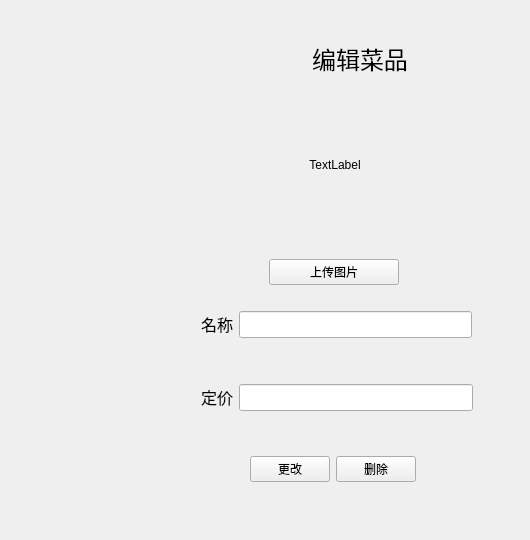
      <widget class="QWidget" name="page_addDishes">
       <widget class="QLabel" name="label_21">
        <property name="geometry">
         <rect>
          <x>300</x>
          <y>40</y>
          <width>120</width>
          <height>38</height>
         </rect>
        </property>
        <property name="text">
         <string>&lt;html&gt;&lt;head/&gt;&lt;body&gt;&lt;p align=&quot;center&quot;&gt;&lt;span style=&quot; font-size:18pt;&quot;&gt;编辑菜品&lt;/span&gt;&lt;/p&gt;&lt;/body&gt;&lt;/html&gt;</string>
        </property>
       </widget>
       <widget class="QWidget" name="widget" native="true">
        <property name="geometry">
         <rect>
          <x>190</x>
          <y>80</y>
          <width>331</width>
          <height>451</height>
         </rect>
        </property>
        <widget class="QWidget" name="layoutWidget">
         <property name="geometry">
          <rect>
           <x>70</x>
           <y>10</y>
           <width>201</width>
           <height>209</height>
          </rect>
         </property>
         <layout class="QVBoxLayout" name="verticalLayout_9">
          <item>
           <widget class="QLabel" name="label_editDishes_image">
            <property name="minimumSize">
             <size>
              <width>150</width>
              <height>150</height>
             </size>
            </property>
            <property name="maximumSize">
             <size>
              <width>150</width>
              <height>150</height>
             </size>
            </property>
            <property name="text">
             <string>TextLabel</string>
            </property>
            <property name="alignment">
             <set>Qt::AlignCenter</set>
            </property>
           </widget>
          </item>
          <item>
           <widget class="QWidget" name="widget_2" native="true">
            <property name="minimumSize">
             <size>
              <width>0</width>
              <height>50</height>
             </size>
            </property>
            <layout class="QHBoxLayout" name="horizontalLayout_24">
             <item>
              <widget class="QPushButton" name="btn_editDishes_updateImage">
               <property name="minimumSize">
                <size>
                 <width>130</width>
                 <height>0</height>
                </size>
               </property>
               <property name="maximumSize">
                <size>
                 <width>130</width>
                 <height>16777215</height>
                </size>
               </property>
               <property name="text">
                <string>上传图片</string>
               </property>
              </widget>
             </item>
             <item>
              <spacer name="horizontalSpacer">
               <property name="orientation">
                <enum>Qt::Horizontal</enum>
               </property>
               <property name="sizeHint" stdset="0">
                <size>
                 <width>40</width>
                 <height>20</height>
                </size>
               </property>
              </spacer>
             </item>
            </layout>
           </widget>
          </item>
         </layout>
        </widget>
        <widget class="QWidget" name="layoutWidget">
         <property name="geometry">
          <rect>
           <x>11</x>
           <y>227</y>
           <width>271</width>
           <height>35</height>
          </rect>
         </property>
         <layout class="QHBoxLayout" name="horizontalLayout_17">
          <item>
           <widget class="QLabel" name="label_22">
            <property name="text">
             <string>&lt;html&gt;&lt;head/&gt;&lt;body&gt;&lt;p&gt;&lt;span style=&quot; font-size:12pt;&quot;&gt;名称&lt;/span&gt;&lt;/p&gt;&lt;/body&gt;&lt;/html&gt;</string>
            </property>
           </widget>
          </item>
          <item>
           <widget class="QLineEdit" name="text_editDishes_name">
            <property name="font">
             <font>
              <pointsize>12</pointsize>
             </font>
            </property>
           </widget>
          </item>
         </layout>
        </widget>
        <widget class="QWidget" name="layoutWidget">
         <property name="geometry">
          <rect>
           <x>11</x>
           <y>300</y>
           <width>272</width>
           <height>35</height>
          </rect>
         </property>
         <layout class="QHBoxLayout" name="horizontalLayout_19">
          <item>
           <widget class="QLabel" name="label_23">
            <property name="text">
             <string>&lt;html&gt;&lt;head/&gt;&lt;body&gt;&lt;p&gt;&lt;span style=&quot; font-size:12pt;&quot;&gt;定价&lt;/span&gt;&lt;/p&gt;&lt;/body&gt;&lt;/html&gt;</string>
            </property>
           </widget>
          </item>
          <item>
           <widget class="QLineEdit" name="text_editDishes_price">
            <property name="font">
             <font>
              <pointsize>12</pointsize>
             </font>
            </property>
           </widget>
          </item>
         </layout>
        </widget>
        <widget class="QWidget" name="layoutWidget">
         <property name="geometry">
          <rect>
           <x>11</x>
           <y>374</y>
           <width>263</width>
           <height>30</height>
          </rect>
         </property>
         <layout class="QHBoxLayout" name="horizontalLayout_23">
          <item>
           <spacer name="horizontalSpacer_5">
            <property name="orientation">
             <enum>Qt::Horizontal</enum>
            </property>
            <property name="sizeHint" stdset="0">
             <size>
              <width>40</width>
              <height>20</height>
             </size>
            </property>
           </spacer>
          </item>
          <item>
           <widget class="QPushButton" name="btn_editDishes">
            <property name="text">
             <string>更改</string>
            </property>
           </widget>
          </item>
          <item>
           <widget class="QPushButton" name="btn_deleteDishes">
            <property name="text">
             <string>删除</string>
            </property>
           </widget>
          </item>
          <item>
           <spacer name="horizontalSpacer_2">
            <property name="orientation">
             <enum>Qt::Horizontal</enum>
            </property>
            <property name="sizeHint" stdset="0">
             <size>
              <width>40</width>
              <height>20</height>
             </size>
            </property>
           </spacer>
          </item>
         </layout>
        </widget>
       </widget>
      </widget>
